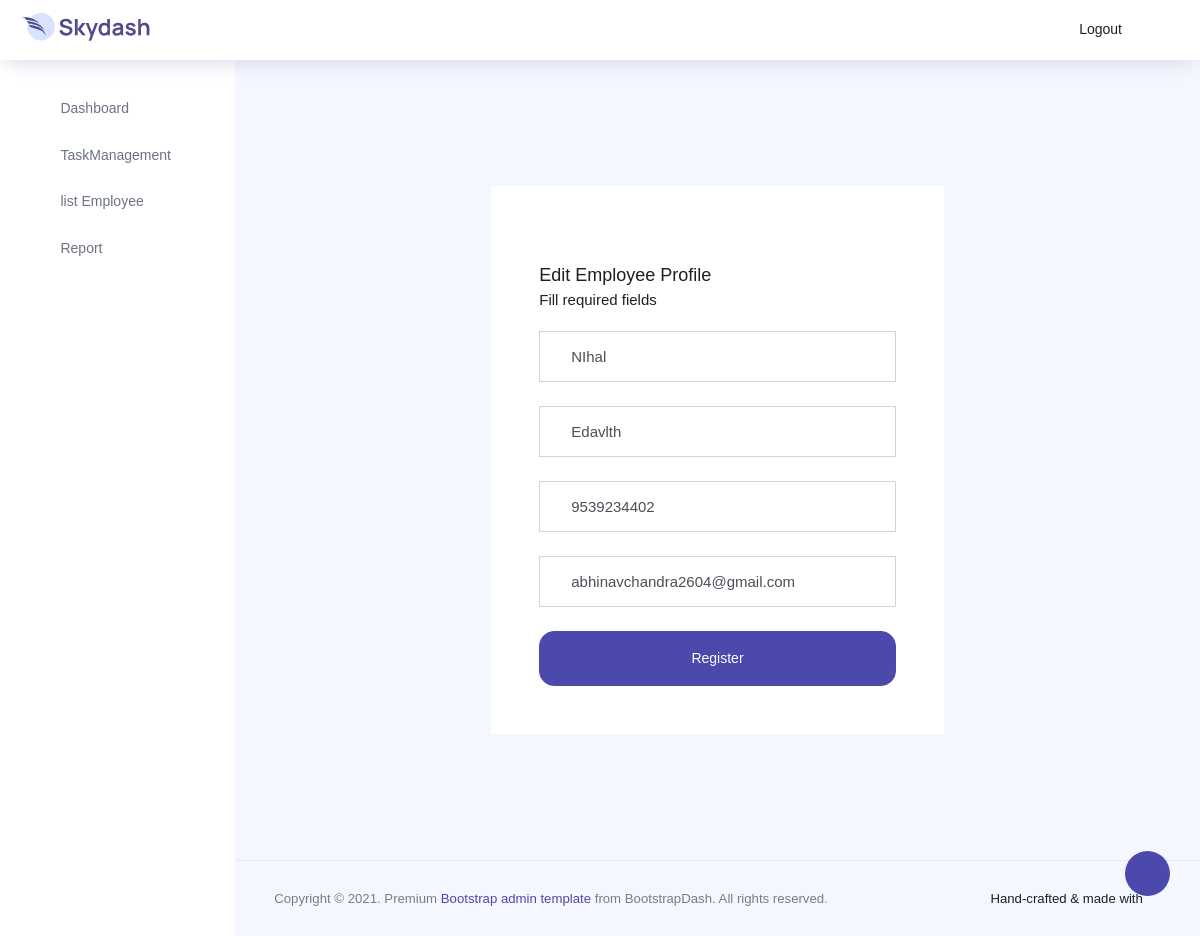
/editemployee/8/ (signed in), run on an earlier commit of the app's database.
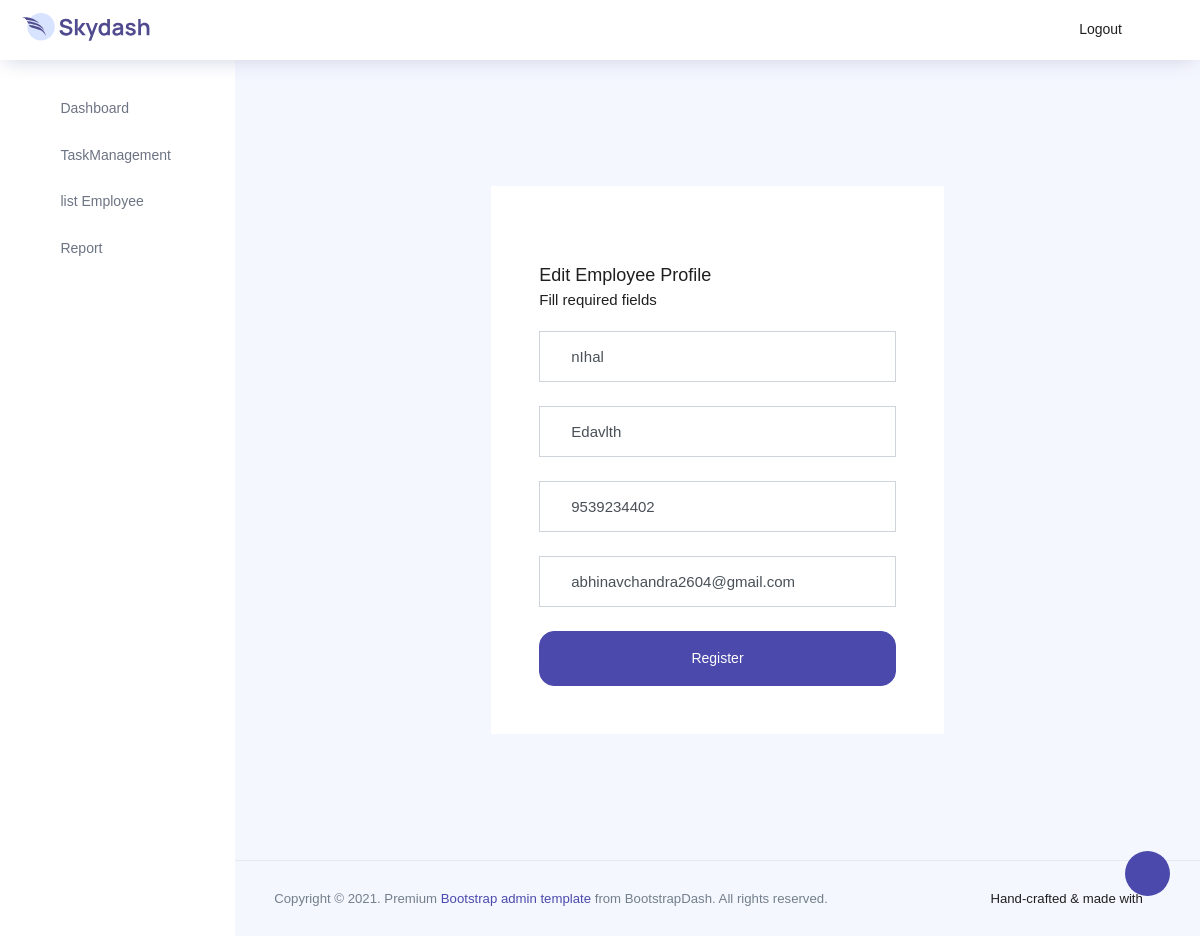
And on a later commit of the database.
### todo/models.py (models this page shows, shortened)
class Employee(models.Model):
    class Meta:
        verbose_name = 'Employee'
        verbose_name_plural = 'Employees'
    name = models.CharField(max_length=100, null=False, blank=False)
    email=models.CharField(max_length=100, null=True, blank=True)
    phone=models.CharField(max_length=100, null=True, blank=True)
    addr=models.CharField(max_length=100, null=True, blank=True)
    details=models.TextField(null=True,blank=True)
    progress=models.CharField(max_length=200, null=True,blank=True)
    task=models.CharField(max_length=200, null=True,blank=True)
    tempc=models.CharField(max_length=100, null=True,blank=True)
    tempp=models.CharField(max_length=200, null=True,blank=True)
    tempt=models.CharField(max_length=200, null=True,blank=True)
    completed=models.CharField(max_length=100, null=True,blank=True)

### todo/views.py (the view, shortened to what this page needs)
# urls.py: path('editemployee/<str:pk>/',edit, name='edit'),
@login_required(login_url='login')
def edit(request, pk):
    bks = Employee.objects.get(id=pk)
    data = {'bks': bks}
    return render(request, 'editemployee.html', data)

### todo/templates/editemployee.html (shortened to what this page needs)
{%extends 'index.html'%}
{%block mainpanel%}
<nav class="sidebar sidebar-offcanvas" id="sidebar">
  <ul class="nav">
    <li class="nav-item ">
      <a class="nav-link " href="{%url 'ind'%}">
        <i class="icon-grid menu-icon"></i>
        <span class="menu-title">Dashboard</span>
      </a>
    <li class="nav-item">
      <a class="nav-link" href="{% url 'manage' %}">
        <i class="icon-paper menu-icon"></i>
        <span class="menu-title">TaskManagement</span>
      </a>
    </li>
    <li class="nav-item ">
      <a class="nav-link" href="{% url 'list' %}">
        <i class="icon-paper  menu-icon"></i>
        <span class="menu-title">list Employee</span>
      </a>
    </li>
    <li class="nav-item ">
        <a class="nav-link" href="{% url 'rep' %}">
          <i class="icon-paper  menu-icon"></i>
          <span class="menu-title">Report</span>
        </a>
      </li>
  </ul>
</nav>
<div class="main-panel">
  <div class="container-scroller">
    <div class="container-fluid page-body-wrapper full-page-wrapper">
      <div class="content-wrapper d-flex align-items-center auth px-0">
        <div class="row w-100 mx-0">
          <div class="col-lg-6 mx-auto">
            <div class="auth-form-light text-left py-5 px-4 px-sm-5">
              <h4>Edit Employee Profile</h4>
              <h6 class="font-weight-light">Fill required fields</h6>
              <form class="pt-3" method="POST">
                <div class="form-group">
                  <input type="text" class="form-control form-control-lg" value="{{bks.name}}" name="empname">
                </div>
                <div class="form-group">
                  <input type="text" class="form-control form-control-lg" value="{{bks.details}}"  name="details">
                </div>
                <div class="form-group">
                  <input type="tel" class="form-control form-control-lg"  value="{{bks.phone}}" name="phone">
                </div>
                <div class="form-group">
                  <input type="email" class="form-control form-control-lg" value="{{bks.email}}" name="email">
                </div>
                <div class="mt-3">
                  <button type="submit" class="btn btn-block btn-primary btn-lg font-weight-medium auth-form-btn">Register</button>
                </div>
              </form>
            </div>
          </div>
        </div>
      </div>
    </div>
  </div>
  <footer class="footer">
    <div class="d-sm-flex justify-content-center justify-content-sm-between">
      <span class="text-muted text-center text-sm-left d-block d-sm-inline-block">Copyright © 2021. Premium <a
          href="https://www.bootstrapdash.com/" target="_blank">Bootstrap admin template</a> from BootstrapDash.
        All rights reserved.</span>
      <span class="float-none float-sm-right d-block mt-1 mt-sm-0 text-center">Hand-crafted & made with <i
          class="ti-heart text-danger ml-1"></i></span>
    </div>
  </footer>
</div>
{%endblock mainpanel%}

What changed in the data, as far as the page shows it:
changed Employee "Edavlth": empname "NIhal" → "nIhal"
